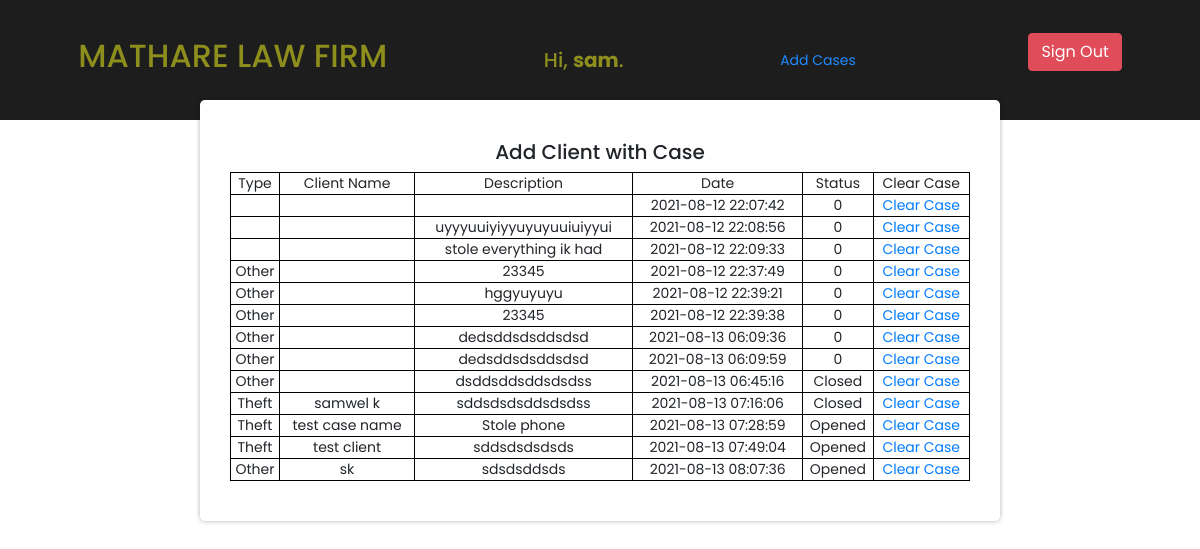
Screenshot of /viewallcases.php (signed in) with the database file from the repository.
### tables this page shows
CREATE TABLE `cases` (
  `id` int(11) NOT NULL,
  `type` varchar(200) NOT NULL,
  `description` varchar(200) NOT NULL,
  `created` timestamp NOT NULL DEFAULT current_timestamp(),
  `active` varchar(200) NOT NULL DEFAULT 'Opened',
  `addedby` varchar(200) NOT NULL,
  `clientname` varchar(200) NOT NULL
);

### viewallcases.php (the view, shortened to what this page needs)
<!DOCTYPE html>
<html lang="en">
<head>
    <link rel="stylesheet" href="https://stackpath.bootstrapcdn.com/bootstrap/4.5.2/css/bootstrap.min.css">
	<link rel="stylesheet" href="https://stackpath.bootstrapcdn.com/font-awesome/4.7.0/css/font-awesome.min.css">
	<link rel="stylesheet" type="text/css" href="stylec.css">
<div id="header">
    <div class="navscroll">
            <nav>
              <div class="title">
                  <h2> MATHARE LAW FIRM </h2>
              </div>
              <h5 class="my-5">Hi, <b><?php echo htmlspecialchars($_SESSION["username"]); ?></b>.</h5>
               <a href="welcomeuser.php">Add Cases</a>
    <p>
        <a href="logout.php" class="btn btn-danger ml-3">Sign Out</a>
    </p>
              </div>
          </div>
</head>
<body>
<div class="container" >
<h5>Add Client with Case</h5>
<?php
include_once 'config.php';
$result = mysqli_query($link,"SELECT * FROM cases ");
?>
<?php
if (mysqli_num_rows($result) > 0) {
?>
  <table width="200px" >
  <tr>
    <td> Type</td>
    <td> Client Name</td>
    <td> Description</td>
    <td>Date</td>
    <td>Status </td>
    <td>Clear Case </td>
  </tr>
<?php
while($row = mysqli_fetch_array($result)) {
?>
<tr>
    <td><?php echo $row["type"]; ?></td>
    <td><?php echo $row["clientname"]; ?></td>
    <td><?php echo $row["description"]; ?></td>
    <td><?php echo $row["created"]; ?></td>
    <td><?php echo $row["active"]; ?></td>
    <td><a href="clearcase.php?id=<?php echo $row["id"]; ?>">Clear Case</a></td>
</tr>
<?php
}
?>
</table>
 <?php
}
else{
    echo "No result found";
}
?>
</body>
</html>

### stylec.css (style rules this page uses)
* { margin: 0; padding: 0; box-sizing: border-box; font-family: 'Poppins', sans-serif; }
.container { width: 800px; min-height: 400px; background: #FFF; border-radius: 5px; box-shadow: 0 0 5px rgba(0,0,0,.3); padding: 40px 30px; justify-content: center; position: relative; overflow: hidden; }
#header { height:100px; background-color:white; text-align:center; color:olive; font-style:Algeria; border-radius:10px; margin:0px; }
nav { display: flex; justify-content: space-around; align-items: center; min-height: 8vh; font-family: Arial, Helvetica, sans-serif; background-color:black; opacity: 0.881; }

### viewallcases.php (style rules this page uses)
body { font: 14px sans-serif; text-align: center; }
table { border: 1px solid black; }
table, th, td { border: 1px solid black; }
table { width: 100%; }

### rows the page displays
cases: created "2021-08-12 22:07:42", active "0"
cases: description "uyyyuuiyiyyuyuyuuiuiyyui", created "2021-08-12 22:08:56", active "0"
cases: description "stole everything ik had", created "2021-08-12 22:09:33", active "0"
cases: type "Other", description "23345", created "2021-08-12 22:37:49", active "0"
cases: type "Other", description "hggyuyuyu", created "2021-08-12 22:39:21", active "0"
cases: type "Other", description "23345", created "2021-08-12 22:39:38", active "0"
cases: type "Other", description "dedsddsdsddsdsd", created "2021-08-13 06:09:36", active "0"
cases: type "Other", description "dedsddsdsddsdsd", created "2021-08-13 06:09:59", active "0"
cases: type "Other", description "dsddsddsddsdsdss", created "2021-08-13 06:45:16", active "Closed"
cases: type "Theft", clientname "samwel k", description "sddsdsdsddsdsdss", created "2021-08-13 07:16:06", active "Closed"
cases: type "Theft", clientname "test case name", description "Stole phone", created "2021-08-13 07:28:59", active "Opened"
cases: type "Theft", clientname "test client", description "sddsdsdsdsds", created "2021-08-13 07:49:04", active "Opened"
cases: type "Other", clientname "sk", description "sdsdsddsds", created "2021-08-13 08:07:36", active "Opened"

### other values shown
$_SESSION["username"] "sam"
